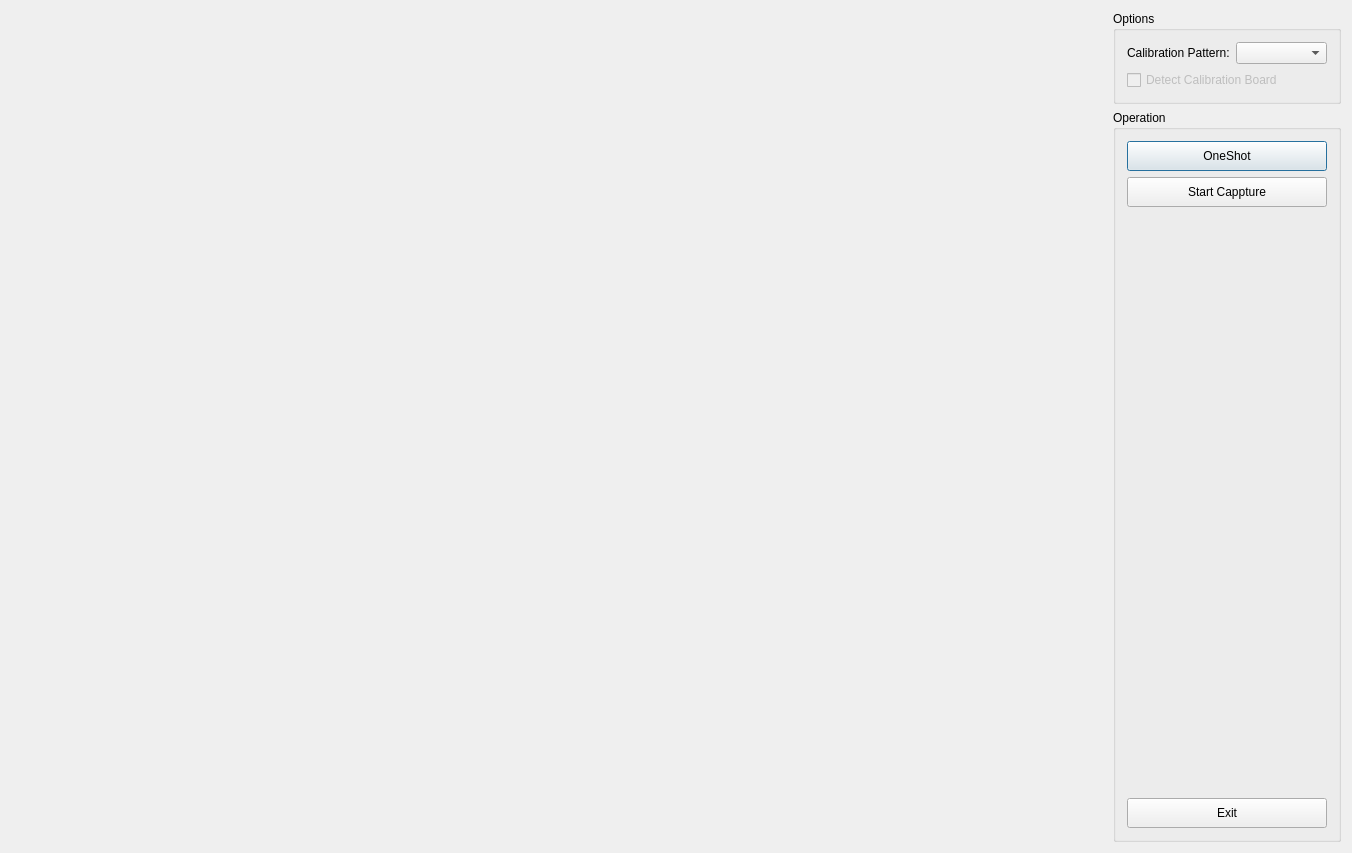
<?xml version="1.0" encoding="UTF-8"?>
<ui version="4.0">
 <class>SingleCameraCalibrationDialogClass</class>
 <widget class="QDialog" name="SingleCameraCalibrationDialogClass">
  <property name="geometry">
   <rect>
    <x>0</x>
    <y>0</y>
    <width>1352</width>
    <height>853</height>
   </rect>
  </property>
  <property name="sizePolicy">
   <sizepolicy hsizetype="Preferred" vsizetype="Preferred">
    <horstretch>0</horstretch>
    <verstretch>0</verstretch>
   </sizepolicy>
  </property>
  <property name="minimumSize">
   <size>
    <width>0</width>
    <height>0</height>
   </size>
  </property>
  <property name="windowTitle">
   <string>Single Camera Calibration</string>
  </property>
  <layout class="QGridLayout" name="gridLayout">
   <item row="0" column="0" rowspan="2">
    <widget class="QWidget" name="canvas" native="true"/>
   </item>
   <item row="0" column="1">
    <widget class="QGroupBox" name="groupBox_2">
     <property name="title">
      <string>Options</string>
     </property>
     <layout class="QFormLayout" name="formLayout">
      <item row="0" column="0">
       <widget class="QLabel" name="label">
        <property name="text">
         <string>Calibration Pattern:</string>
        </property>
       </widget>
      </item>
      <item row="0" column="1">
       <widget class="QComboBox" name="cbCalibPattern"/>
      </item>
      <item row="1" column="0" colspan="2">
       <widget class="QCheckBox" name="cbDetectCalibBoard">
        <property name="enabled">
         <bool>false</bool>
        </property>
        <property name="text">
         <string>Detect Calibration Board</string>
        </property>
       </widget>
      </item>
     </layout>
    </widget>
   </item>
   <item row="1" column="1">
    <widget class="QGroupBox" name="groupBox">
     <property name="sizePolicy">
      <sizepolicy hsizetype="Fixed" vsizetype="Preferred">
       <horstretch>0</horstretch>
       <verstretch>0</verstretch>
      </sizepolicy>
     </property>
     <property name="title">
      <string>Operation</string>
     </property>
     <layout class="QVBoxLayout" name="verticalLayout">
      <item>
       <widget class="QPushButton" name="btnGrab">
        <property name="sizePolicy">
         <sizepolicy hsizetype="Fixed" vsizetype="Fixed">
          <horstretch>0</horstretch>
          <verstretch>0</verstretch>
         </sizepolicy>
        </property>
        <property name="minimumSize">
         <size>
          <width>200</width>
          <height>30</height>
         </size>
        </property>
        <property name="maximumSize">
         <size>
          <width>16777215</width>
          <height>30</height>
         </size>
        </property>
        <property name="text">
         <string>OneShot</string>
        </property>
       </widget>
      </item>
      <item>
       <widget class="QPushButton" name="btnCapture">
        <property name="sizePolicy">
         <sizepolicy hsizetype="Fixed" vsizetype="Fixed">
          <horstretch>0</horstretch>
          <verstretch>0</verstretch>
         </sizepolicy>
        </property>
        <property name="minimumSize">
         <size>
          <width>200</width>
          <height>30</height>
         </size>
        </property>
        <property name="maximumSize">
         <size>
          <width>16777215</width>
          <height>30</height>
         </size>
        </property>
        <property name="text">
         <string>Start Cappture</string>
        </property>
       </widget>
      </item>
      <item>
       <spacer name="verticalSpacer">
        <property name="orientation">
         <enum>Qt::Vertical</enum>
        </property>
        <property name="sizeHint" stdset="0">
         <size>
          <width>20</width>
          <height>40</height>
         </size>
        </property>
       </spacer>
      </item>
      <item>
       <widget class="QPushButton" name="btnExit">
        <property name="sizePolicy">
         <sizepolicy hsizetype="Fixed" vsizetype="Fixed">
          <horstretch>0</horstretch>
          <verstretch>0</verstretch>
         </sizepolicy>
        </property>
        <property name="minimumSize">
         <size>
          <width>200</width>
          <height>30</height>
         </size>
        </property>
        <property name="maximumSize">
         <size>
          <width>16777215</width>
          <height>30</height>
         </size>
        </property>
        <property name="text">
         <string>Exit</string>
        </property>
       </widget>
      </item>
     </layout>
    </widget>
   </item>
  </layout>
 </widget>
 <layoutdefault spacing="6" margin="11"/>
 <resources/>
 <connections/>
</ui>
